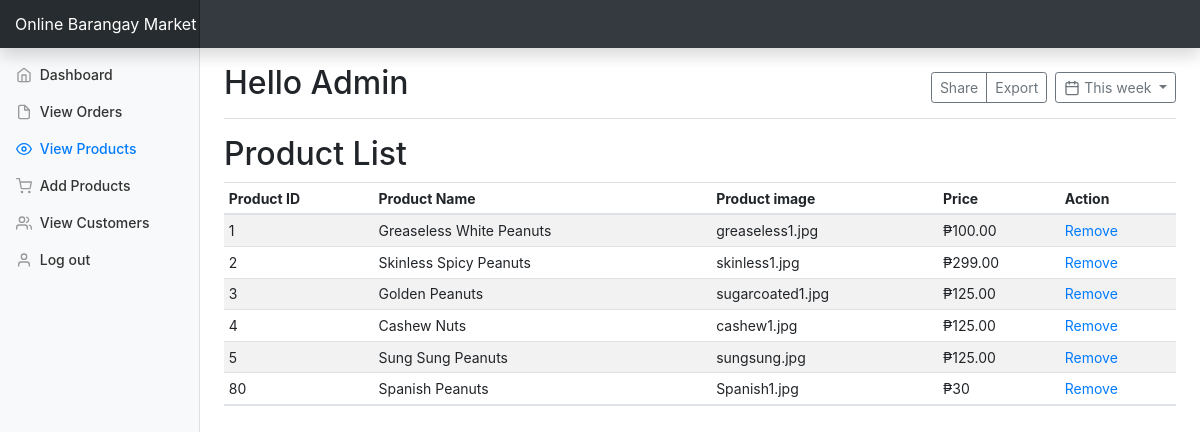
Screenshot of /admin/viewproducts.php with the database file from the repository.
### tables this page shows
CREATE TABLE `images` (
  `p_id` int(10) NOT NULL,
  `p_name` varchar(100) DEFAULT NULL,
  `image` varchar(100) DEFAULT NULL,
  `p_price` varchar(100) DEFAULT NULL
);

### admin/viewproducts.php (the view, shortened to what this page needs)
<?php include_once("./templates/top.php"); ?>
<?php include_once("./templates/navbar.php"); ?>
<div class="container-fluid">
  <div class="row">
    <?php include "./templates/sidebar.php"; ?>
      <div class="row">
      	<div class="col-10">
      		<h2>Product List</h2>
      	</div>
      </div>
      <div class="table-responsive">
        <table class="table table-striped table-sm">
          <thead>
            <tr>
              <th>Product ID</th>
              <th>Product Name</th>
              <th>Product image</th>
              <th>Price</th>
              <th>Action</th>
            </tr>
          </thead>
          <tbody id="customer_order_list">
  <?php
include "config.php";
mysqli_select_db($link,'product');
$sql="SELECT * FROM images";
$records= mysqli_query($link,$sql);
if($records->num_rows>0)
{
while ($row= mysqli_fetch_array($records)){
echo "<tr>";
echo "<td>" . $row['p_id']."</td>";
echo "<td>" . $row['p_name']."</td>";
echo "<td>" . $row['image']."</td>";
echo "<td>"."₱". $row['p_price']."</td>";
echo "<td><a href=deletecart.php?p_id=".$row['p_id'].">Remove</a></td>";
}
}
?>
 </tbody>
        </table>
      </div>
    </main>
  </div>
</div>
<?php include_once("./templates/footer.php"); ?>

### admin/templates/top.php (shortened to what this page needs)
<!DOCTYPE html>
<html lang="en">
  <head>
<link rel="stylesheet" href="https://stackpath.bootstrapcdn.com/bootstrap/4.3.1/css/bootstrap.min.css">
<link rel="stylesheet" href="https://use.fontawesome.com/releases/v5.7.2/css/all.css">
    <link href="./css/dashboard.css" rel="stylesheet">
  </head>
 <body>

### admin/templates/navbar.php (shortened to what this page needs)
 <nav class="navbar navbar-dark fixed-top bg-dark flex-md-nowrap p-0 shadow">
  <a class="navbar-brand col-sm-3 col-md-2 mr-0" href="#">Online Barangay Market</a>
</nav>

### admin/templates/sidebar.php (shortened to what this page needs)
<nav class="col-md-2 d-none d-md-block bg-light sidebar">
      <div class="sidebar-sticky">
        <ul class="nav flex-column">
          <?php
            $uri = $_SERVER['REQUEST_URI'];
            $uriAr = explode("/", $uri);
            $page = end($uriAr);
          ?>
          <li class="nav-item">
            <a class="nav-link <?php echo ($page == '' || $page == 'index.php') ? 'active' : ''; ?>" href="">
              <span data-feather="home"></span>
              Dashboard <span class="sr-only">(current)</span>
            </a>
          </li>
          <li class="nav-item">
            <a class="nav-link <?php echo ($page == 'customer_orders.php') ? 'active' : ''; ?>" href="customer_orders.php">
              <span data-feather="file"></span>
              View Orders
            </a>
          </li>
           <li class="nav-item">
            <a class="nav-link <?php echo ($page == 'viewproducts.php') ? 'active' : ''; ?>" href="viewproducts.php">
              <span data-feather="eye"></span>
              View Products
            </a>
          </li>
          <li class="nav-item">
            <a class="nav-link <?php echo ($page == 'products.php') ? 'active' : ''; ?>" href="products.php">
              <span data-feather="shopping-cart"></span>
              Add Products
            </a>
          </li>
          <li class="nav-item">
            <a class="nav-link <?php echo ($page == 'customers.php') ? 'active' : ''; ?>" href="customers.php">
              <span data-feather="users"></span>
              View Customers
            </a>
          </li>
           <a class="nav-link <?php echo ($page == 'logout.php') ? 'active' : ''; ?>" href="logout.php">
              <span data-feather="user"></span>
              Log out
            </a>
        </ul>
      </div>
    </nav>
    <main role="main" class="col-md-9 ml-sm-auto col-lg-10 px-4">
      <div class="d-flex justify-content-between flex-wrap flex-md-nowrap align-items-center pt-3 pb-2 mb-3 border-bottom">
        <h1 class="h2">Hello Admin</h1>
        <div class="btn-toolbar mb-2 mb-md-0">
          <div class="btn-group mr-2">
            <button type="button" class="btn btn-sm btn-outline-secondary">Share</button>
            <button type="button" class="btn btn-sm btn-outline-secondary">Export</button>
          </div>
          <button type="button" class="btn btn-sm btn-outline-secondary dropdown-toggle">
            <span data-feather="calendar"></span>
            This week
          </button>
        </div>
      </div>

### admin/templates/footer.php (shortened to what this page needs)
 </body>
</html>

### admin/css/dashboard.css (style rules this page uses)
body { font-size: .875rem; }
.feather { width: 16px; height: 16px; vertical-align: text-bottom; }
.sidebar { position: fixed; top: 0; bottom: 0; left: 0; z-index: 100; padding: 48px 0 0; box-shadow: inset -1px 0 0 rgba(0, 0, 0, .1); }
.sidebar-sticky { position: relative; top: 0; height: calc(100vh - 48px); padding-top: .5rem; overflow-x: hidden; overflow-y: auto; }
.sidebar .nav-link { font-weight: 500; color: #333; }
.sidebar .nav-link .feather { margin-right: 4px; color: #999; }
.sidebar .nav-link.active { color: #007bff; }
.sidebar .nav-link:hover .feather, .sidebar .nav-link.active .feather { color: inherit; }
[role="main"] { padding-top: 133px; }
@media (min-width: 768px) { [role="main"] { padding-top: 48px; } }
.navbar-brand { padding-top: .75rem; padding-bottom: .75rem; font-size: 1rem; background-color: rgba(0, 0, 0, .25); box-shadow: inset -1px 0 0 rgba(0, 0, 0, .25); }

### rows the page displays
images: p_id "1", p_name "Greaseless White Peanuts", image "greaseless1.jpg", p_price "100.00"
images: p_id "2", p_name "Skinless Spicy Peanuts", image "skinless1.jpg", p_price "299.00"
images: p_id "3", p_name "Golden Peanuts", image "sugarcoated1.jpg", p_price "125.00"
images: p_id "4", p_name "Cashew Nuts", image "cashew1.jpg", p_price "125.00"
images: p_id "5", p_name "Sung Sung Peanuts", image "sungsung.jpg", p_price "125.00"
images: p_id "80", p_name "Spanish Peanuts", image "Spanish1.jpg", p_price "30"
